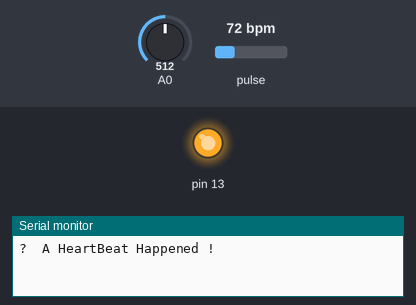
A sketch run on a simulated Arduino Uno, built with avr-gcc and run on an emulated ATmega328P. Shown: output pins drawn as LEDs (lit = HIGH), the last lines printed to the serial monitor. Dashed ring = blinking. The inputs (shaded band) are chosen by the test bench; at power-on: pulse 72 bpm, A0 = 512. WiFi joins after 1.5 s; servers stay silent unless stated.

Above: at 3.0 s.
3.1 s: pulse set to 62 bpm
5.0 s: pulse set to 59 bpm
At 6.6 s:
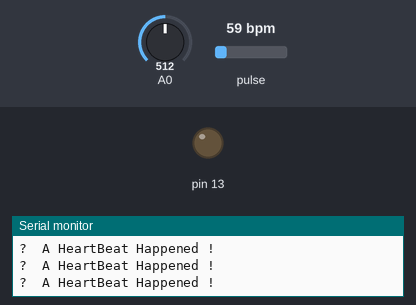
8.0 s: pulse set to 70 bpm
At 10.0 s:
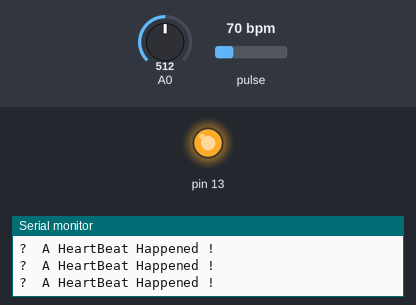
10.3 s: pulse set to 42 bpm
At 12.5 s:
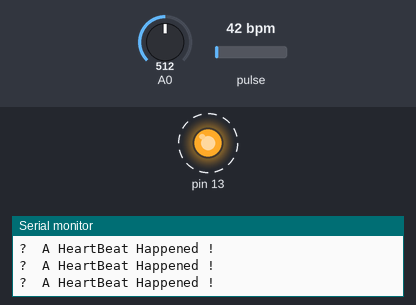
Timing chart, 0 to 14.3 s (numbered marks = the images above; inputs shaded):
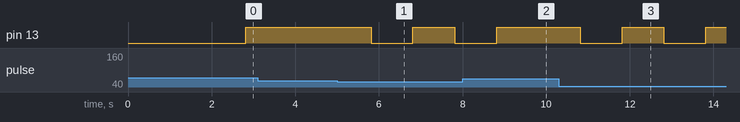

Measured:
- the behaviour switches between 61 and 60 bpm on pulse (found by bisection; images 0 and 1)
- after the input at 5.0 s, pin 13: HIGH → LOW after 0.81 s, → HIGH 1.0 s later, → LOW 1.0 s later
- after the input at 8.0 s, pin 13: goes on until 8.8 s, then stays HIGH
- after the input at 10.3 s, pin 13: alternates HIGH for 1.0 s and LOW for 1.0 s, starting after 0.51 s

The sketch:

iot_j_component_sending_end.ino
```cpp
#define USE_ARDUINO_INTERRUPTS true
#define BLYNK_PRINT Serial
#include <ESP8266_Lib.h>
#include <BlynkSimpleShieldEsp8266.h>
#include <PulseSensorPlayground.h>
PulseSensorPlayground pulseSensor;
#include <SoftwareSerial.h>
SoftwareSerial EspSerial(0,1); // RX, TX


char auth[] = "uvqSe9JhxWIH6RMtSGrmN8acWzDslmG0";
char ssid[] = "MANMOHAN";
char pass[] = "ELECTRONICS";

const int PulseWire = A1;
const int LED13 = 13;
int Threshold = 550;

// Your ESP8266 baud rate:
#define ESP8266_BAUD 115200
ESP8266 wifi(&EspSerial);

BlynkTimer timer;


void sendSensor()
{
  int temp=(analogRead(A0)*0.48828125);

 int myBPM = pulseSensor.getBeatsPerMinute();

 if (pulseSensor.sawStartOfBeat()) {
 Serial.println("?  A HeartBeat Happened ! ");
 Blynk.virtualWrite(V5,myBPM);
}

  Blynk.virtualWrite(V6, temp);
}


void setup()
{

  Serial.begin(9600);

pulseSensor.begin();
  EspSerial.begin(ESP8266_BAUD);
  delay(10);

  Blynk.begin(auth, wifi, ssid, pass);
  pulseSensor.analogInput(PulseWire);
  pulseSensor.blinkOnPulse(LED13);
  pulseSensor.setThreshold(Threshold);
  pulseSensor.begin();
  timer.setInterval(1000L, sendSensor);

}

void loop()
{
  Blynk.run();
  timer.run();

}
```
